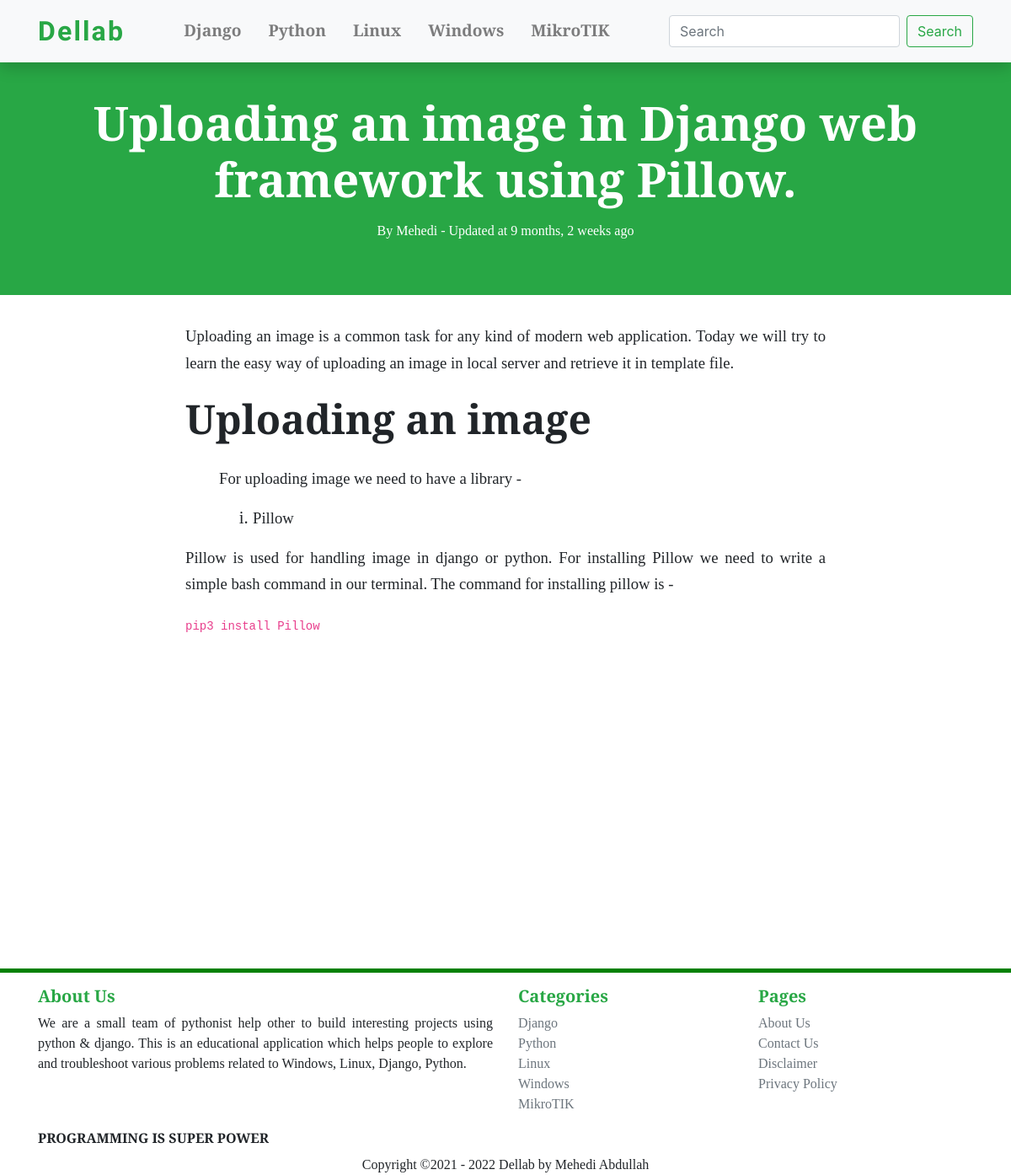
Page /article/uploading-an-image-in-django-web-framework-using-pillow/1 on the committed database.
### blog/models.py (models this page shows, shortened)
class Blog(models.Model):
    title = models.TextField(unique=True, max_length=987)
    writer = models.ForeignKey(User, on_delete=models.CASCADE, null=True, default=1)
    updated = models.DateField(auto_now=True, auto_now_add=False)
    timestamp = models.DateTimeField(auto_now=False, auto_now_add=True)
    category = models.ForeignKey(Category, on_delete=models.CASCADE)
    content = HTMLField()
    slug = models.SlugField(blank=True, max_length=987)

### blog/views.py (the view)
# urls.py: path('article/<slug:slug>/<int:id>', views.blog_details, name='details'),
def blog_details(request, slug, id=None):
    instance = get_object_or_404(Blog, id=id)
    blog = {'instance': instance}
    return render(request, 'blog/blog_details.html', blog)

### templates/blog/blog_details.html (shortened to what this page needs)
{% extends 'master.html' %}
{% block main %}
    <div class="mt-5">
        <div class="jumbotron bg-success"  style='border-radius: 0' >
            <div class="container text-center text-white display-4 font-weight-bold" style=" font-family: 'Averia Serif Libre', cursive;">
                {{instance.title}}
            </div>
            <div class="text-center text-white mt-3" style=" font-family: 'Averia Serif Libre', cursive;" style="font-size: 21rem">
                By {{instance.writer}} - <span> Updated at {{instance.updated|timesince}} ago</span>
            </div>
        </div>
        <div class="row justify-content-center">
            <div class="col-md-8">
                <div class="container" style="font-family: 'Averia Serif Libre', cursive; font-size: 1.3rem">
                    {{instance.content|safe}}
                </div>
            </div>
        </div>
    </div>
{% endblock main %}

### rows in the picture
Blog: title "Uploading an image in Django web framework using Pillow.", writer "Mehedi", updated "9 months, 2 weeks", content "Uploading an image is a common task for any kind of modern web application. Today we will try to learn the easy way of uploading an image in local server and retrieve it in template file. Uploading an image For uploading image we need to have a library - Pillow Pillow is used for handling image in django or python. For installing Pillow we need to write a simple bash command in our terminal. The command for installing pillow is - pip3 install Pillow"
